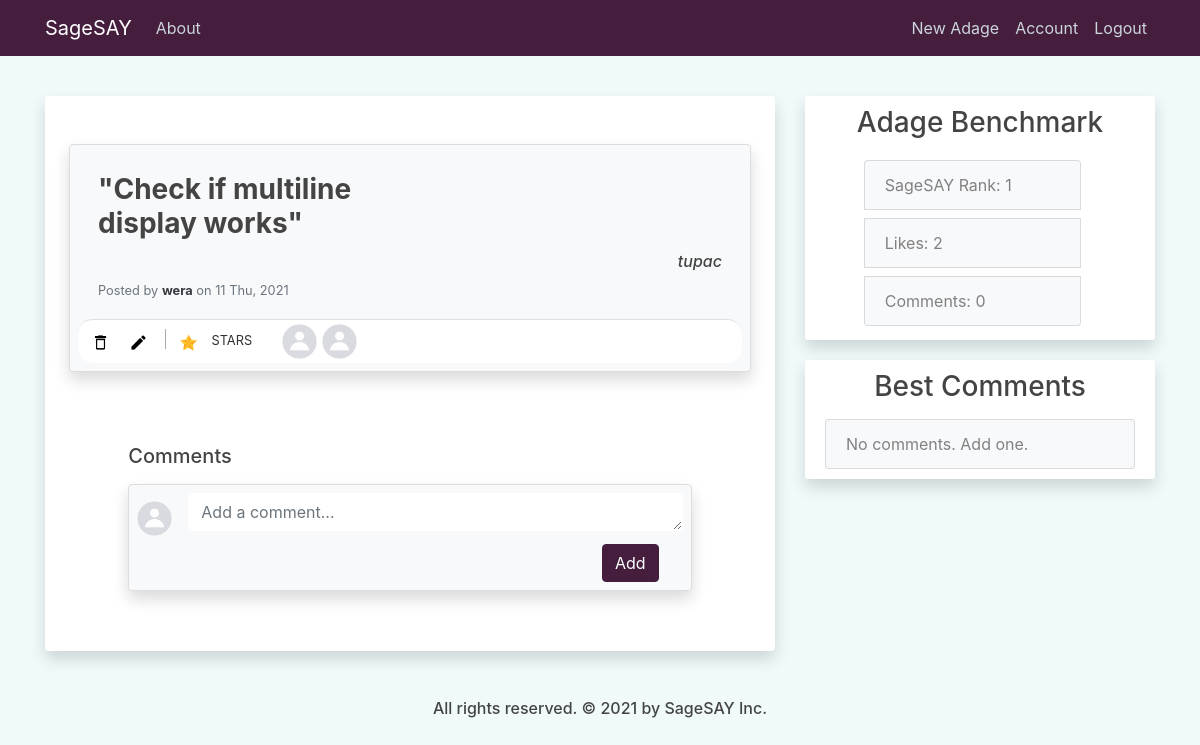
The page /post/8 (signed in) on the database its author committed.
### quotes_app/models.py (models this page shows, shortened)
class Post(db.Model):
    id = db.Column(db.Integer, primary_key=True)
    author = db.Column(db.String(100), nullable=False, default='Anonymous')
    content = db.Column(db.Text, nullable=False)
    date_posted = db.Column(db.DateTime, nullable=False, default=dt.utcnow)
    user_id = db.Column(db.Integer, db.ForeignKey('user.id'), nullable=False)
    comments = db.relationship('Comment', backref='comment_post', lazy=True)
    likes = db.relationship('Like', backref='like_post', lazy=True)

class User(db.Model, UserMixin):
    id = db.Column(db.Integer, primary_key=True)
    username = db.Column(db.String(20), unique=True, nullable=False)
    email = db.Column(db.String(120), unique=True, nullable=False)
    image_file = db.Column(db.String(20), nullable=False, default='default.jpg')
    password = db.Column(db.String(60), nullable=False)
    posts = db.relationship('Post', backref='posted_by', lazy=True)
    comments = db.relationship('Comment', backref='comment_author', lazy=True)
    likes = db.relationship('Like', backref='like_author', lazy=True)
    more_info = db.relationship('MoreInfoUser', backref='info_author', lazy=True)
    like_comments = db.relationship('LikeComment', backref='like_comment_author', lazy=True)

### quotes_app/posts/routes.py (the view, shortened to what this page needs)
@posts.route("/post/<int:post_id>", methods=['GET', 'POST'])
@login_required
def post(post_id):
    post = Post.query.get_or_404(post_id)
    form = CommentForm()
    page = request.args.get('page', 1, type=int)
    comment_id = request.args.get('starc', type=int)
    post_id = request.args.get('starp', type=int)
    if post_id or comment_id:
        if post_id:
            update_like_table(current_user, post_id)
        elif comment_id:
            update_like_comment_table(current_user, comment_id)
        return redirect(url_for('posts.post', post_id=post.id, page=page))
    comments = Comment.query.filter_by(comment_post=post).order_by(Comment.date_comment.desc())\
        .paginate(page=page, per_page=10)
    post_data = prepare_post_display(post, 8)
    comments_data = prepare_comments_display(comments, 8)
    best_comments = get_best_comments_post(post, 5)
    stats = get_stats_post(post)
    return render_template('post.html', title='Adage Page', post_data=post_data, form=form,
        comments=comments, comments_data=comments_data, stats=stats,
        best_comments=best_comments)

### quotes_app/posts/forms.py
class CommentForm(FlaskForm):
    content = TextAreaField('Content', validators=[DataRequired()])
    submit = SubmitField('Add')

### quotes_app/models.py (called while the page is built)
@login_manager.user_loader
def user_loader(user_id):
    return User.query.get(int(user_id))

### quotes_app/posts/utils.py (called while the page is built, shortened)
def prepare_post_display(post, size):
    post_info = []
    likes = Like.query.filter_by(like_post=post).limit(size).all()
    for like in likes:
        post_info.append(User.query.get(like.user_id))
    post_info.append(post)
    starred = None
    starred = Like.query.filter_by(like_post=post, like_author=current_user).first()
    if starred:
        post_info.append(True)
    else:
        post_info.append(False)
    return post_info

def prepare_comments_display(comments, size):
    comments_data = []
    return comments_data

def get_best_comments_post(post, size):
    comments  = Comment.query.filter_by(comment_post=post).all()
    num_likes_list = []
    for comment in comments:
        num_likes = len(LikeComment.query.filter_by(comment=comment).all())
        num_likes_list.append([comment, num_likes])
    num_likes_list.sort(key=lambda x: x[1], reverse=True)
    return [x[0] for x in num_likes_list[:size]]

def get_stats_post(post):
    posts = Like.query.with_entities(Like.post_id, func.count(Like.user_id))\
        .group_by(Like.post_id).order_by(func.count(Like.user_id).desc()).all()
    glob_rank = len(posts) + 1
    num_likes = 0
    for x in range(len(posts)):
        if posts[x][0] == post.id:
            glob_rank = x + 1
            num_likes = posts[x][1]
            break
    num_comments = len(Comment.query.filter_by(comment_post=post).all())
    return glob_rank, num_likes, num_comments

### quotes_app/templates/post.html (shortened to what this page needs)
{% extends "layout.html" %}
{% block content %}
<div class="col-md-8 pb-4">
    <div class="mx-auto">
        <div class="container pt-5 px-4 bg-white shadow rounded overflow-hidden">
            <div class="card p-2 mb-4 rounded shadow bg-light">
                <div class="card-body">
                    <div class="row">
                        <div class="col-12 link-post-content">
                            <h3 class="card-title "><b>"{{ post_data[-2].content | safe }}"</b></h3>
                        </div>
                        <div class="col-12 d-flex justify-content-end text-center">
                            <h6><i>{{ post_data[-2].author }}</i></h6>
                        </div>
                        <div class="col">
                            <h6 class="card-subtitle mt-1 text-muted">
                                <p class="card-text text-muted small"> Posted by <a href="{{ url_for('users.user_profile', username=post_data[-2].posted_by.username) }}" class="font-weight-bold text-dark"> {{ post_data[-2].posted_by.username }}</a> on {{ post_data[-2].date_posted.strftime('%-d %a, %Y') }}</p>
                            </h6>
                        </div>
                    </div>
                </div>
                <div class="card-footer bg-white p-1">
                    <div class="row">
                        <div class="col-md-auto">
                            {% if post_data[-2].posted_by == current_user %}
                            <a data-toggle="modal" data-target="#deletePost" class="btn btn-outlined btn-black text-muted bg-transparent p-1 ml-1 mr-0" data-wow-delay="0.7s">
                                <img src="{{ url_for('static', filename='delete.png') }}" width="19" height="19">
                            </a>
                            <a href="{{ url_for('posts.update_post', post_id=post_data[-2].id) }}" class="btn btn-outlined btn-black text-muted bg-transparent p-1 ml-1 mr-2" data-wow-delay="0.7s">
                                <img src="{{ url_for('static', filename='edit.png') }}" width="19" height="19">
                            </a>
                            {% endif %}
                            <a href="{{ url_for('posts.post', post_id=post_data[-2].id, page=comments.page, starp=post_data[-2].id) }}" class="btn btn-outlined btn-black text-muted bg-transparent p-1 ml-2 mr-1" data-wow-delay="0.7s">
                            {% if post_data[-1] == True %}
                                <img src="{{ url_for('static', filename='christmas-star.png') }}" width="19" height="19">
                            {% else %}
                                <img src="{{ url_for('static', filename='star.png') }}" width="19" height="19">
                            {% endif %}
                            </a>
                            <small>STARS</small>
                        </div>
                        <div class="col-md-auto">
                            <ul class="list-inline mb-0">
                                {% for user in post_data[:-2] %}
                                <li class="list-inline-item">
                                    <a href="{{ url_for('users.user_profile', username=user.username) }}" >
                                        <img src="{{ url_for('static', filename='profile_pics/' + user.image_file) }}" alt="DP" class="rounded-circle" width="35" height="35">
                                    </a>
                                </li>
                                {% endfor %}
                            </ul>
                        </div>
                    </div>
                </div>
            </div>
            <div class="container px-0 pt-5">
                <div class="row justify-content-center">
                    <div class="col-lg-10">
                        <div class="d-flex align-items-center justify-content-between mb-3">
                            <h5 class="mb-0">Comments</h5>
                        </div>
                        <form method="POST" action="" enctype="multipart/form-data">
                            <fieldset class="form-group">
                                <div class="card p-2 rounded shadow bg-light">
                                    <div class="media">
                                        <a href="{{ url_for('users.user_profile', username=current_user.username) }}">
                                            <img class="mt-2 mr-3 rounded-circle" src="{{ url_for('static', filename='profile_pics/' + current_user.image_file) }}" alt="DP" width="35" height="35">
                                        </a>
                                        <div class="media-body">
                                            {% if form.content.errors %}
                                                {{ form.content(rows="1", class="form-control form-control-lg is-invalid") }}
                                                <div class="invalid-feedback">
                                                    {% for error in form.content.errors %}
                                                        <span>{{ error }}</span>
                                                    {% endfor %}
                                                </div>
                                            {% else %}
                                                {{ form.content(rows="1", class="form-control form-lg", placeholder='Add a comment...') }}
                                            {% endif %}
                                        </div>
                                    </div>
                                    <div class="d-flex form-group mb-0 mt-2 mr-4 justify-content-end">
                                        {{ form.submit(class="btn btn-violet") }}
                                    </div>
                                </div>
                            </fieldset>
                        </form>
                    </div>
                </div>
            </div>
            <div class="container pt-4 px-0">
            </div>
        </div>
    </div>
</div>
<div class="col-md-4">
    <div class="content-section shadow">
        <div class="mb-3 text-center">
            <h3>Adage Benchmark</h3>
        </div>
        <div class="d-flex justify-content-center">
            <ul class="list-group col-9">
                <li class="my-1 list-group-item list-group-item-light">SageSAY Rank: {{ stats[0] }}</li>
                <li class="my-1 list-group-item list-group-item-light">Likes: {{ stats[1] }}</li>
                <li class="my-1 list-group-item list-group-item-light">Comments: {{ stats[2] }}</li>
            </ul>
        </div>
    </div>
    <div class="content-section shadow">
        <div class="mb-3 text-center">
            <h3>Best Comments</h3>
        </div>
        <ul class="list-group">
            {% if not best_comments %}
            <a href="{{ url_for('posts.post', post_id=post_data[-2].id) }}"><li class="list-group-item list-group-item-light">No comments. Add one.</li></a>
            {% else %}
                {% for comment in best_comments %}
                    <a href="{{ url_for('posts.post', post_id=post_data[-2].id) }}" class="p-1"><li class="list-group-item list-group-item-light">"{{ comment.content | safe }}"</li></a>
                {% endfor %}
            {% endif %}
        </ul>
    </div>
</div>
{% endblock content %}

### quotes_app/static/main.css (style rules this page uses)
body { background: #f0fafa; color: #333333; margin-top: 6rem; background-image: url('village_road.jpg'); background-repeat: no-repeat; background-attachment: fixed; background-size: cover; }
h1, h2, h3, h4, h5, h6 { color: #444444; }
a, a:active, a:focus { outline: none; }
.btn-violet { color: white; border-color: #451e3e !important; background-color: #451e3e; }
.list-group a { text-decoration: none; }
.list-group-item-light { background-color: #f8f9fa; }
.content-section { background: #ffffff; padding: 10px 20px; border-radius: 3px; margin-bottom: 20px; }
.card-footer:last-child { border-radius: 15px; }
.card { background: #451e3e; padding: 10px 20px; border: 1px solid #dddddd; border-radius: 8px; margin-bottom: 20px; }
.btn { border-color: white; -webkit-box-shadow: none; box-shadow: none; }
.form-control { border-color: white; -webkit-box-shadow: none; box-shadow: none; }
.list-inline-item:not(:last-child) { margin-right: 0px; }

### rows shown on the page
Post: content "Check if multiline display works", author "tupac", date_posted "11 Thu, 2021"
User: username "wera", image_file (picture)
User: image_file (placeholder picture)

### other values the page prints
{{ stats[0] }} "1"
{{ stats[1] }} "2"
{{ stats[2] }} "0"
